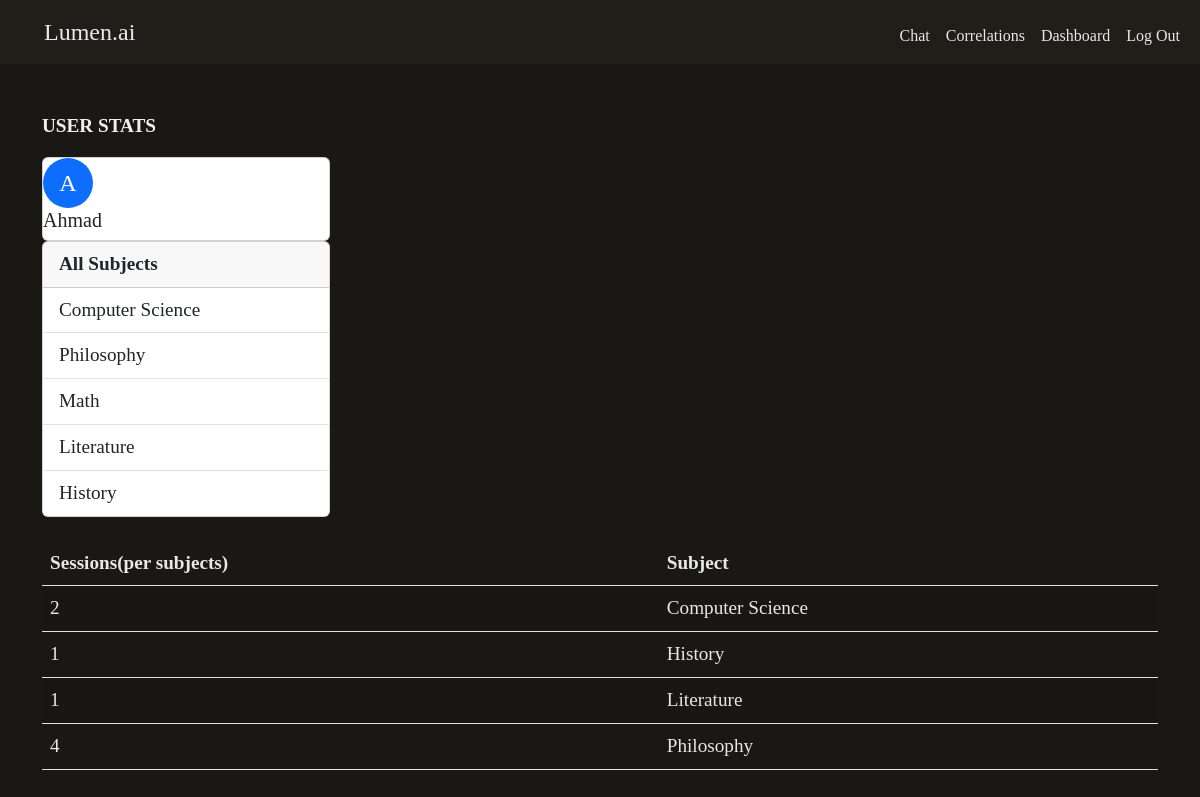
The app's page /dashboard (signed in) with its own data.
### tables this page shows
CREATE TABLE users (
    id INTEGER PRIMARY KEY AUTOINCREMENT,
    username TEXT NOT NULL UNIQUE,
    password_hash TEXT NOT NULL,
    difficulty TEXT,
    learning_style TEXT,
    Goal TEXT
    );

CREATE TABLE subjects (
    id INTEGER PRIMARY KEY AUTOINCREMENT,
    subject TEXT NOT NULL,
    user_id INTEGER NOT NULL,
    FOREIGN KEY (user_id) REFERENCES users(id)
);

### app.py (the view)
@app.route("/dashboard")
@login_required
def dashboard():
    subjects_enrolled = db.execute(
            "SELECT DISTINCT subject FROM subjects WHERE user_id = ?", session["user_id"])
    sessions_bysubjects = (db.execute(
        "SELECT subjects.subject, COUNT(sessions.id) as session_count FROM sessions JOIN subjects ON sessions.subject_id = subjects.id WHERE sessions.user_id = ? GROUP BY subjects.subject", session["user_id"]))
    user_info = db.execute("SELECT username, difficulty, learning_style, Goal FROM users WHERE id = ?", session["user_id"])
    return render_template("dashboard.html",  subjects=subjects_enrolled, sessions=sessions_bysubjects, user_info=user_info, difficulty=difficulty, Learning_styles=Learning_styles, Goals=Goals)

### app.py (called while the page is built)
@app.after_request
def after_request(response):
    response.headers["Cache-Control"] = "no-cache, no-store, must-revalidate"
    response.headers["Expires"] = 0
    response.headers["Pragma"] = "no-cache"
    return response

### helpers.py (called while the page is built)
def login_required(f):
    @wraps(f)
    def decorated_function(*args, **kwargs):
        if session.get("user_id") is None:
            return redirect("/login")
        return f(*args, **kwargs)
    return decorated_function

### templates/dashboard.html (shortened to what this page needs)
{% extends "layout.html" %}
{% block main %}
<p><b>USER STATS</b></p>
<div class="card" style="width: 18rem;">
    <div class="rounded-circle bg-primary text-white d-flex align-items-center justify-content-center" style="width: 50px; height: 50px; font-size: 1.5rem;">
        {{ user_info[0]["username"][0].upper() }}
    </div>
  <h5 class="card-title">{{ user_info[0]["username"] }}</h5>
    </div>
   <div class="card" style="width: 18rem;">
    <div class="card-header">
        <b>All Subjects</b>
    </div>
    <ul class="list-group list-group-flush">
            {% for subject in subjects %}
            <li class="list-group-item">{{ subject.subject }}</li>
            {% endfor %}
        </ul>
    </div>
    <table class="table table-striped mt-4">
        <thead>
            <tr>
                <th>Sessions(per subjects)</th>
                <th>Subject</th>
            </tr>
        </thead>
        <tbody>
            {% for session in sessions %}
                <tr>
                     <td>{{ session.session_count }}</td>
                     <td>{{ session.subject }}</td>
                </tr>
            {% endfor %}
        </tbody>
    </table>
{% endblock %}

### static/styles.css (style rules this page uses)
html { scrollbar-color: #211e19 #1a1814; }
body { background-color: #1a1814; color: #f0f0f0; padding: 0; font-size: 1.2rem; font-family: 'EB Garamond', Garamond; }
.table { background-color: #1a1814; color: #e8e8e8; }
.table td, .table th { background-color: #1a1814; color: #e8e8e8; }
.table-striped tbody tr:nth-of-type(odd) { background-color: #242018; }

### records on screen
users: username "A", username "Ahmad"
subjects: subject "Computer Science", session_count "2"
subjects: subject "Philosophy", session_count "4"
subjects: subject "Math"
subjects: subject "Literature", session_count "1"
subjects: subject "History", session_count "1"
